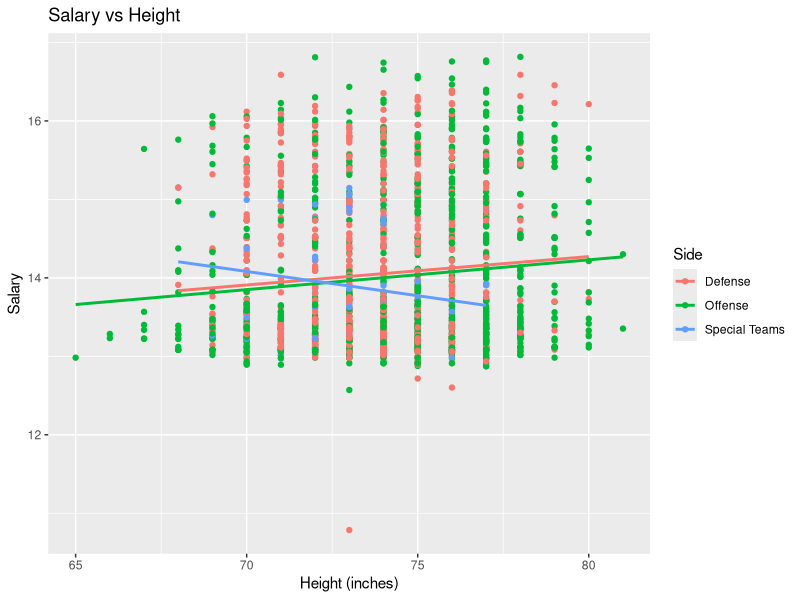
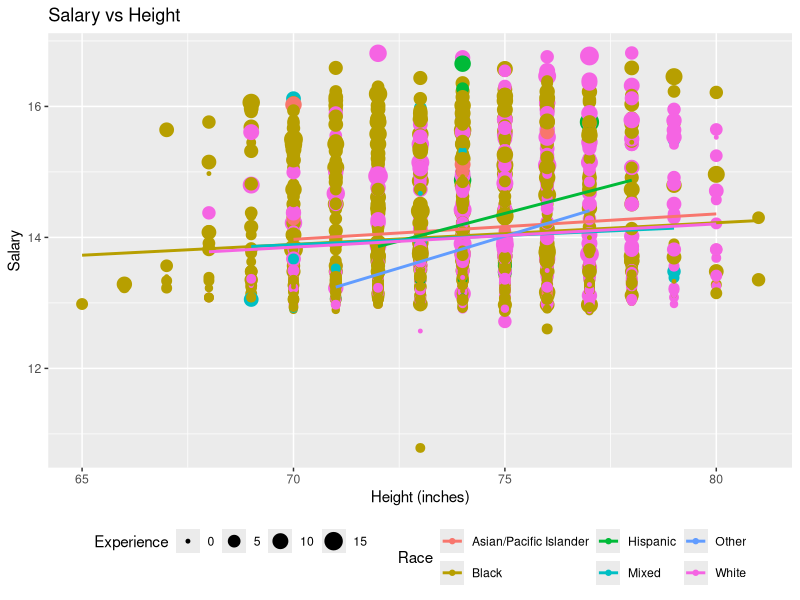
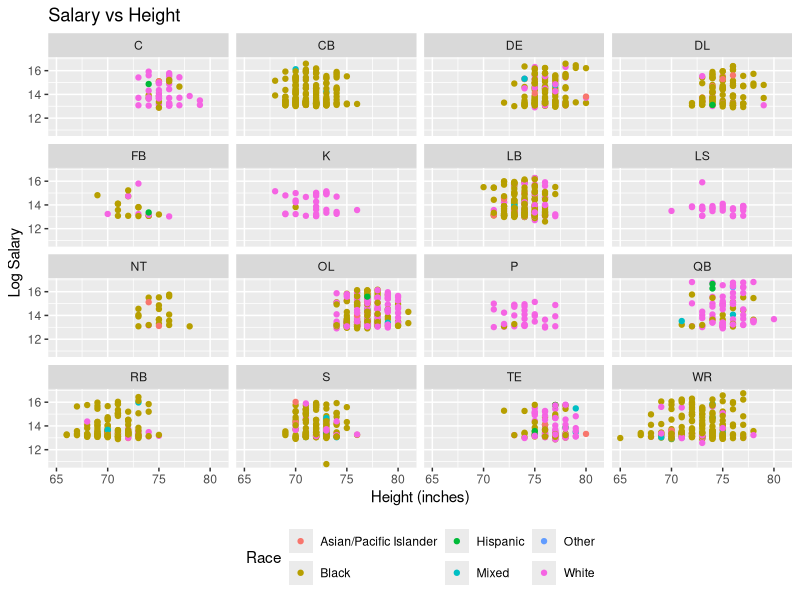
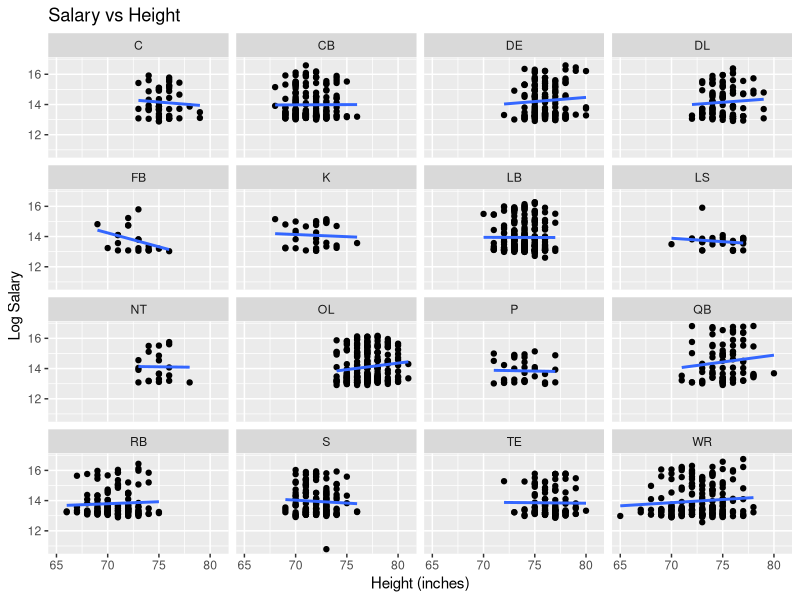
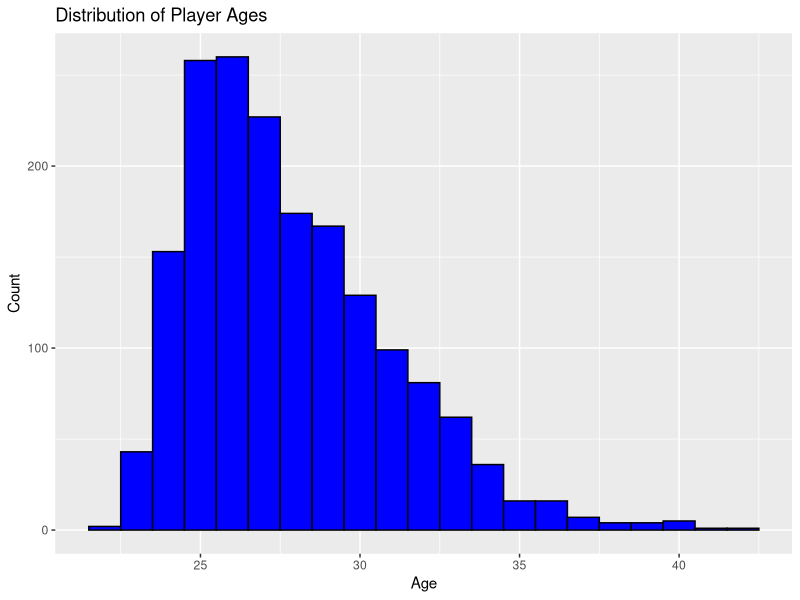

Write the R code that produced these figures, in order.
## ---- chunk 1
library( tidyverse )
knitr::opts_chunk$set(echo = TRUE)

#Read in the data, note that we define several values in the original dataset as NA
nfl <- read_csv( "data/NFL-Census-Data-9.2.2013_clean.csv", 
                 na = c("NA","N/A","", "n/a", "#VALUE!") )

## ---- chunk 2
# Highest and lowest salary

#base R
max(nfl$Salary, na.rm = TRUE)

min(nfl$Salary, na.rm = TRUE)

#tidyverse way (Dylan)
nfl %>% 
    summarise( max_sal = max( Salary, na.rm = TRUE ), 
               min_sal = min( Salary, na.rm = TRUE ) )

# Answer: The highest salary is $20,100,000 and the lowest salary is $48,333.

## ---- chunk 3
# some code

nfl %>% 
    filter( Team == "SF" )  %>% 
    arrange( desc( Salary ) ) %>% 
    select( "Player Name", College, State ) %>% 
    head(5)

#Copilot suggested some code before I could try to write it
## ---- chunk 4
clean.dat <- nfl %>% 
    filter( !is.na( Salary ) )

clean.dat %>% 
    group_by( Position ) %>% 
    summarise( mean_salary = mean( Salary ), count = n() ) %>% 
    arrange( desc( mean_salary ) )

## ---- chunk 5
# some code

clean.dat <- clean.dat %>%
    mutate( logSal = log( Salary), Height = if_else(Height == "6;2/;", "6'2\"", Height ) )

model <- lm( logSal ~ Height, data = clean.dat )
summary( model )
exp( coef( model ) )

# The model does not show any statistically significant relationship between
# height and salary, but this model is also not set up to give us helpful 
# information. We'll have to check again once we've converted height
# from a categorical to a continuous variable. 


#model_cor <- cor( clean.dat$Height, logSal, use = "complete.obs" )

#ggplot( nfl, aes( x = Height, y = logSal ) ) + 
 #   geom_point()  
  #  geom_smooth( method = "lm" )




## ---- chunk 6
# some code

model <- lm( logSal ~ Height + Position, data = clean.dat )
summary( model )
exp( coef( model ) )

## ---- chunk 7
# some code

clean.dat <- clean.dat %>%
    separate( Height, into = c("feet", "inches"), sep = "'" ) %>%
    mutate( feet = parse_number( feet ), 
            inches = parse_number( inches ), 
            total_inches = feet * 12 + inches )

summarise( clean.dat, mean_weight = mean( Weight, na.rm = TRUE ), 
               mean_height = mean( total_inches, na.rm = TRUE ) ) 
    

## ---- chunk 8
# You pick the variables.  What would be interesting?

# I want to combine player positions to create three categories: "Offense", "Defense", and "Special Teams".  I will use the following code to do this.  Note that I am using `case_when()` to create a new variable called `Side` that combines the original positions into these three categories.

clean.dat <- clean.dat %>%
    mutate( Side = case_when(
        Position %in% c("C", "FB", "OL", "QB", "RB", "TE", "WR") ~ "Offense",
        Position %in% c("CB", "DE", "DL", "LB", "NT", "S") ~ "Defense",
        Position %in% c("K", "LS", "P") ~ "Special Teams",
        TRUE ~ NA_character_
    ) )

# Plot with the new `Side` variable instead of `Position`
ggplot( clean.dat, aes( x = total_inches, y = logSal, color = Side ) ) +
    geom_point() +
    geom_smooth( method = "lm", se = FALSE ) +
    labs( title = "Salary vs Height",
          x = "Height (inches)",
          y = "Salary" ) +
    theme(legend.position = "right")

position.model = lm( logSal ~ total_inches + Side, data = clean.dat )
summary(position.model)
exp( coef( position.model ) )

side.model = lm( total_inches ~ Side, data = clean.dat)
summary(side.model)
exp( coef( side.model ))


## ---- chunk 9
# some code

clean.dat <- clean.dat %>% 
    filter( !is.na( Race ) )

#combine Asian/Pacific Islander and Pacific Islander into one category called Asian/Pacific Islander, and Iranian, Native American, and Other into one category called Other.  I will use `case_when()` again to do this.

clean.dat <- clean.dat %>%
  mutate(Race = if_else(Race == "Pacific Islander",
                        "Asian/Pacific Islander",
                        Race)) %>%
    mutate(Race = if_else(Race %in% c("Native American", "Other", "Iranian"), "Other", Race))

ggplot( clean.dat, aes( x = total_inches, y = logSal, color = Race ) ) +
    geom_point(aes (size = Experience)) +
    geom_smooth( method = "lm", se = FALSE ) +
    labs( title = "Salary vs Height",
          x = "Height (inches)",
          y = "Salary" ) +
    theme(legend.position = "bottom")

## ---- chunk 10
# some code

ggplot( clean.dat, aes( x = total_inches, y = logSal, color = Race ) ) +
    facet_wrap(~Position) +
    geom_point() +
    labs( title = "Salary vs Height",
          x = "Height (inches)",
          y = "Log Salary") +
    theme(legend.position = "bottom")


## ---- chunk 11
# some code

ggplot( clean.dat, aes( x = total_inches, y = logSal)) +
    facet_wrap(~Position) +
    geom_point() +
    geom_smooth( method = "lm", se = FALSE ) +
    labs( title = "Salary vs Height",
          x = "Height (inches)",
          y = "Log Salary" ) +
    theme(legend.position = "bottom")
## ---- chunk 12
# some code


## ---- chunk 13
# some code
## ---- chunk 14
# some code

clean.dat %>%
    ggplot( aes( x = Age ) ) +
    geom_histogram( binwidth = 1, fill = "blue", color = "black" ) +
    labs( title = "Distribution of Player Ages",
          x = "Age",
          y = "Count" )

# Let's use the 75th percentile to estimate the age of retirement for NFL players.  We can calculate this using the `quantile()` function.

quantile( clean.dat$Age, probs = 0.75, na.rm = TRUE )

summary( clean.dat$Age, na.rm = TRUE)
    
## ---- chunk 15
# According to statista.com (https://www.statista.com/statistics/240102/average-player-career-length-in-the-national-football-league/?srsltid=AfmBOoqmPYi5zkjXX6DnUkiD1QaxzctbS5JcTA_lbZ8tMZEYbO0MzTjS) the average career length for an NFL player is 3.3 years, but it varies by position. 

# We need to reconcile these positions with the positions in our dataset, with help from ChatGPT to clarify which sub-positions fall into the broader position categories (initials added to the list below by Lydia). 

table(clean.dat$Position)

# Not clearly indicated on the list below:
# C   DE   FB   LS  NT     S   
# Center, Defensive End, Fullback, Long Snapper, Nose Tackle, Safety


# Kickers/punters (K, P, LS): 4.87 years
# Quarterbacks (QB): 4.44
# Offensive Linemen (OL, C): 3.63
# Defensive Linemen (DL, DE, NT): 3.24
# Linebackers (LB): 2.97
# Cornerbacks (CB, S): 2.94
# Tight Ends (TE): 2.85
# Wide receivers (WR): 2.81
# Running backs (RB, FB): 2.57

#I want to create a new variable in my dataset that assigns the average career length to each player based on their position. I will use `case_when()` again to do this.

clean.dat <- clean.dat %>%
    mutate( Career_Length = case_when(
        Position %in% c("K", "P", "LS") ~ 4.87,
        Position == "QB" ~ 4.44,
        Position %in% c("OL", "C") ~ 3.63,
        Position %in% c("DL", "DE", "NT") ~ 3.24,
        Position == "LB" ~ 2.97,
        Position %in% c("CB", "S") ~ 2.94,
        Position == "TE" ~ 2.85,
        Position == "WR" ~ 2.81,
        Position %in% c("RB", "FB") ~ 2.57,
        TRUE ~ NA_real_
    ) )

# Now we need the median salary for each position. 

clean.dat %>% 
    group_by( Position ) %>% 
    summarise( median_salary = median( Salary, na.rm = TRUE ) ) 

# I'm going to make a new dataframe to make this easier

position_earnings <- clean.dat %>%
    group_by( Position ) %>%
    summarise( median_salary = median( Salary, na.rm = TRUE ), 
               career_length = first( Career_Length ), 
               count = n() ) %>%
    mutate( lifetime_earnings = median_salary * career_length )

head( position_earnings )

# Now we need a weighted average of lifetime earnings by position, based on the proportion of positions in the NFL as a whole

position_earnings %>% 
    summarize(avg_lifetime = sum( (lifetime_earnings * count )/ sum( count )) )

# Average lifetime earnings for a median level pay NFL player would be approximately $2,814,507.
